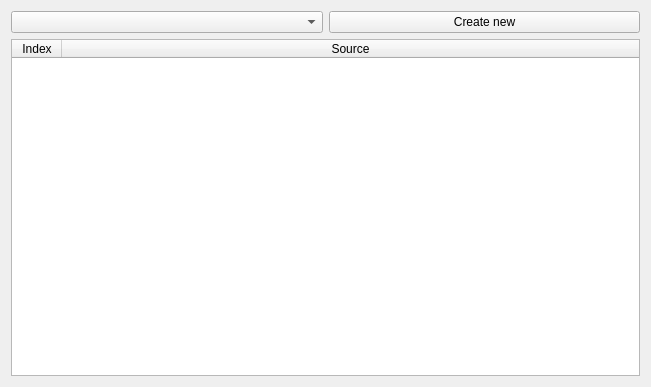
<?xml version="1.0" encoding="UTF-8"?>
<ui version="4.0">
 <class>DeckWidget</class>
 <widget class="QWidget" name="DeckWidget">
  <property name="geometry">
   <rect>
    <x>0</x>
    <y>0</y>
    <width>651</width>
    <height>387</height>
   </rect>
  </property>
  <property name="windowTitle">
   <string>Decks</string>
  </property>
  <layout class="QGridLayout" name="gridLayout">
   <item row="0" column="0">
    <widget class="QComboBox" name="decks"/>
   </item>
   <item row="0" column="1">
    <widget class="QPushButton" name="create">
     <property name="text">
      <string>Create new</string>
     </property>
    </widget>
   </item>
   <item row="1" column="0" colspan="2">
    <widget class="QTableWidget" name="sources">
     <attribute name="horizontalHeaderDefaultSectionSize">
      <number>50</number>
     </attribute>
     <attribute name="horizontalHeaderStretchLastSection">
      <bool>true</bool>
     </attribute>
     <column>
      <property name="text">
       <string>Index</string>
      </property>
     </column>
     <column>
      <property name="text">
       <string>Source</string>
      </property>
     </column>
    </widget>
   </item>
  </layout>
 </widget>
 <resources/>
 <connections/>
</ui>
